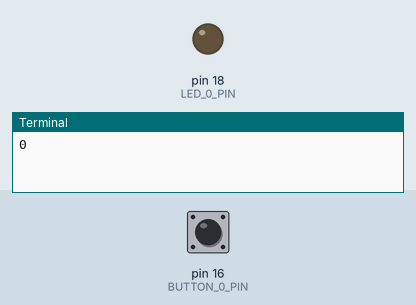
The program below on a simulated Raspberry Pi (header pin numbers). Shown: output pins drawn as LEDs (lit = HIGH), the last lines printed to the terminal. The test bench sets the inputs (shaded band); at power-on: pin 16 (BUTTON_0_PIN) LOW.

Above: at 1.2 s.
1.3 s: pin 16 (BUTTON_0_PIN) pulled HIGH for 0.15 s
At 1.37 s:
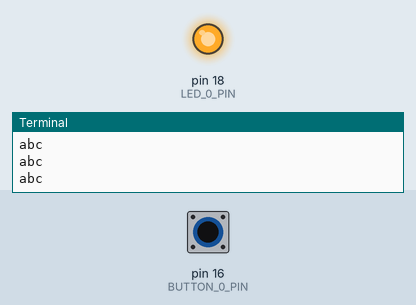
2.9 s: pin 16 (BUTTON_0_PIN) pulled HIGH for 3.2 s
At 6.8 s:
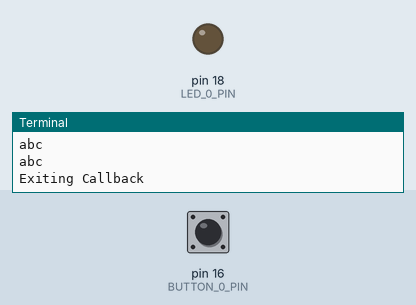
Timing chart, 0 to 8.3 s (numbered marks = the images above; inputs shaded):
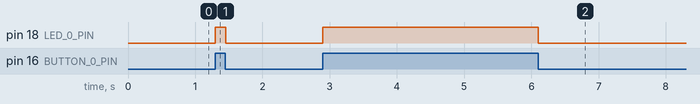

Measured:
- after the input at 1.3 s, pin 18 (LED_0_PIN): LOW → HIGH at once, → LOW 0.15 s later
- after the input at 2.9 s, pin 18 (LED_0_PIN): LOW → HIGH at once, → LOW 3.2 s later

The program:

flashlight_event_detect.py
```python
# Flashlight Event Detect - Lab RPi1
# Reese Ford
# Created 10/24/2024
# Modified 10/24/2024 by Reese Ford
# Last Commit: 3bfa185dfc4e08556171dd782e7fa419a459bc2b

import time
import sys

try:
    # Pin Vars
    BUTTON_0_PIN = 16
    LED_0_PIN = 18

    # Importing and setting up GPIO
    try:
        import RPi.GPIO as GPIO
    except RuntimeError:
        print("Error importing RPi.GPIO")

    GPIO.setmode(GPIO.BOARD)
    GPIO.setup(BUTTON_0_PIN, GPIO.IN)
    GPIO.setup(LED_0_PIN, GPIO.OUT)

    def button_callback(channel):
        print("Entering Callback")
        GPIO.output(LED_0_PIN, True)
        while GPIO.input(BUTTON_0_PIN) == True:
            print("abc")
            time.sleep(0.01)
        GPIO.output(LED_0_PIN, False)
        print("Exiting Callback")

    GPIO.add_event_detect(BUTTON_0_PIN, GPIO.RISING, bouncetime=10)
    GPIO.add_event_callback(BUTTON_0_PIN, button_callback)

    count = 0
    while True:
        time.sleep(1)
        print(count)
        count = count + 1

except KeyboardInterrupt:
    print("Got Keyboard Interrupt. Cleaning up and exiting")
    GPIO.output(LED_0_PIN, False)
    GPIO.cleanup()
    sys.exit()
```
